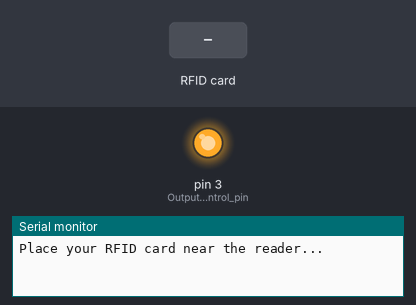
The sketch below on a simulated Arduino Uno, built with avr-gcc and run on an emulated ATmega328P. Parts: output pins drawn as LEDs (lit = HIGH), the last lines printed to the serial monitor. The inputs (shaded band) are chosen by the test bench. Pins used as bus, display or sensor lines are not drawn.

Above: at 1.2 s.
1.3 s: RFID card 6C 5A 06 32 held to the reader
At 1.8 s:
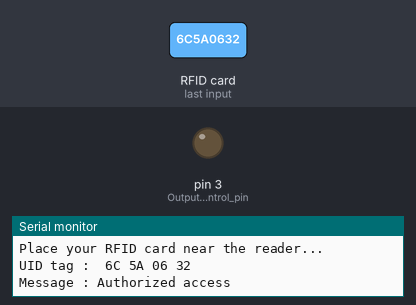
2.8 s: RFID card 7C 74 81 26 held to the reader
4.3 s: RFID card 5E 7A 19 C4 held to the reader
Timing chart, 0 to 7.3 s (numbered marks = the images above; inputs shaded):
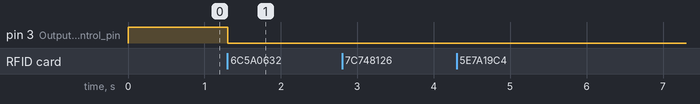

Measured:
- after the input at 1.3 s, pin 3 (Output_control_pin): HIGH → LOW at once

The sketch:

RFID.ino
```cpp
/*
  RFID Access Control using MFRC522
  ----------------------------------
  Description:
  This sketch uses the MFRC522 RFID reader to detect and authenticate RFID cards by checking their UID.
  When a known card is scanned, access is granted. Unknown cards will be denied.
  A signal pin (pin 3) is toggled HIGH or LOW depending on the result.

  Wiring Diagram (MFRC522 to Arduino UNO/Nano):
  ---------------------------------------------
  RFID Module    | Arduino
  ---------------|--------
  MOSI           | D11
  MISO           | D12
  SCK            | D13
  SDA (SS)       | D10
  RST            | D9
  VCC (3.3V)     | 3.3V
  GND            | GND

  Notes:
  ------
  - Authorized UIDs must be added to the condition inside loop.
  - The current code grants access to cards with UID "6C 5A 06 32" or "7C 74 81 26".
  - Output pin D3 is turned LOW when access is granted or denied.
  - Use Serial Monitor (9600 baud) to view card UID and access status.

  Libraries Required:
  -------------------
  - SPI
  - MFRC522 by Miguel Balboa
*/

#include <SPI.h>
#include <MFRC522.h>

#define SS_PIN 10      // Slave Select (SDA) pin
#define RST_PIN 9      // Reset pin
MFRC522 mfrc522(SS_PIN, RST_PIN);   // Create MFRC522 instance

void setup()
{
  pinMode(3, OUTPUT);         // Output control pin
  digitalWrite(3, HIGH);      // Default state HIGH
  Serial.begin(9600);         // Start serial communication
  SPI.begin();                // Start SPI bus
  mfrc522.PCD_Init();         // Initialize RFID module
  Serial.println("Place your RFID card near the reader...");
  Serial.println();
}

void loop()
{
  // Look for new RFID cards
  if (!mfrc522.PICC_IsNewCardPresent()) {
    return;
  }

  // Select the detected card
  if (!mfrc522.PICC_ReadCardSerial()) {
    return;
  }

  // Show UID on serial monitor
  Serial.print("UID tag : ");
  String content = "";
  for (byte i = 0; i < mfrc522.uid.size; i++) {
    Serial.print(mfrc522.uid.uidByte[i] < 0x10 ? " 0" : " ");
    Serial.print(mfrc522.uid.uidByte[i], HEX);
    content.concat(String(mfrc522.uid.uidByte[i] < 0x10 ? " 0" : " "));
    content.concat(String(mfrc522.uid.uidByte[i], HEX));
  }
  Serial.println();
  Serial.print("Message : ");
  content.toUpperCase();  // Convert to uppercase

  // ------- Access control check -------
  if (content.substring(1) == "6C 5A 06 32" || content.substring(1) == "7C 74 81 26") {
    digitalWrite(3, LOW);
    Serial.println("Authorized access");
    Serial.println();
  } else {
    digitalWrite(3, LOW);
    Serial.println("Access denied");
    Serial.println();
  }
}
```
